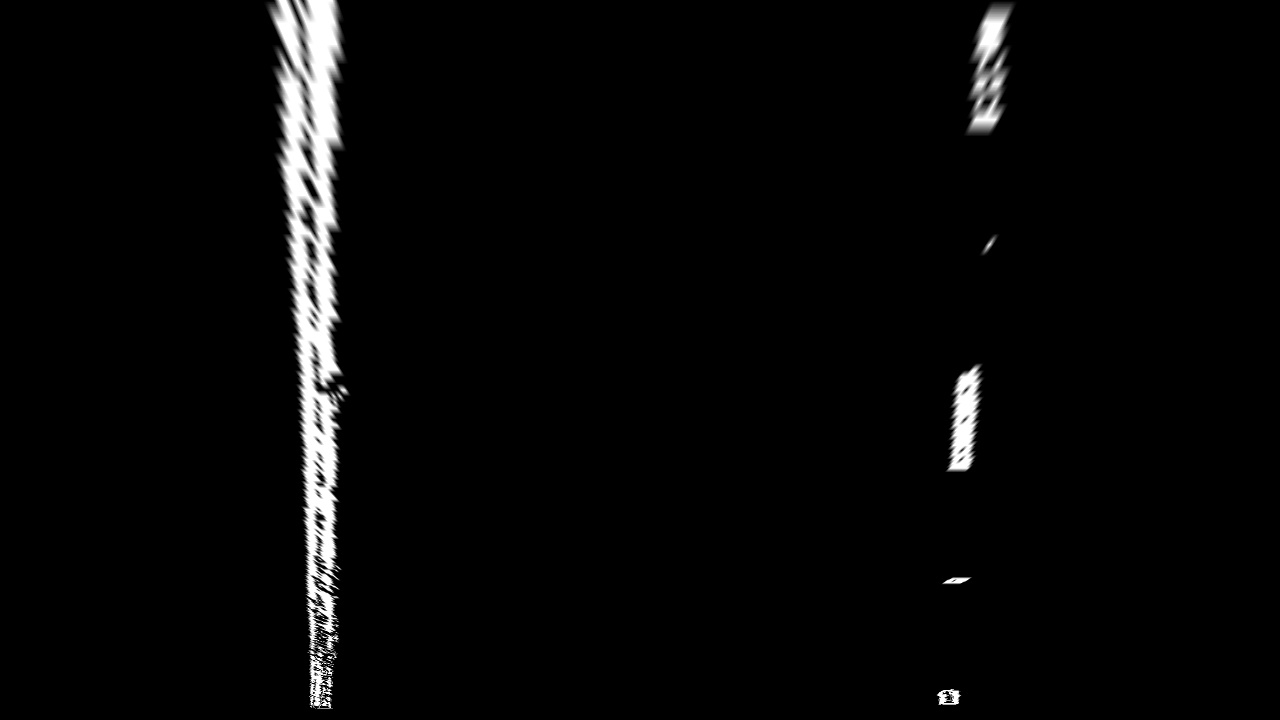
#> input picture Code/warped.jpg, 1280 x 720 px
$ python test_classes.py   (older library calls are emulated)
#> lines starting #> are read from the running program, lines starting #| are printed output that depends on the picture; after the words box and inside, x2 and y2 are one past the last pixel; in counts of white or black regions, pixels touching at a corner belong together
#> further down, t is the input picture: shape (720, 1280, 3); min 0, max 255, mean 7.4
### Code/LaneDetector.py
import numpy as np
import cv2
import matplotlib.pyplot as plt

class LaneDetector:
    def __init__(self,windows =9,margin = 100, minpix = 50):

        #Store coe-fficients of curev fit polynomials
        self.left_fit = None
        self.right_fit = None

        # Choose the number of sliding windows
        self.nwindows = windows
        # Set the width of the windows +/- margin
        self.margin = margin
        # Set minimum number of pixels found to recenter window
        self.minpix = minpix

        self.ym_per_pix = 30/720 # meters per pixel in y dimension
        self.xm_per_pix = 3.7/700 # meters per pixel in x dimension

    def detect(self,img):
        margin = self.margin
        minpix = self.minpix
        nwindows = self.nwindows
        # Assuming you have created a warped binary image
        # Take a histogram of the bottom half of the image
        histogram = np.sum(img[int(img.shape[0]/2):,:], axis=0)

        #Create an output image to draw on and  visualize the result
        out_img = np.dstack((img, img, img))*255

        # Find the peak of the left and right halves of the histogram
        # These will be the starting point for the left and right lines
        midpoint = np.int(histogram.shape[0]/2)
        leftx_base = np.argmax(histogram[:midpoint])
        rightx_base = np.argmax(histogram[midpoint:]) + midpoint

        # Set height of windows
        window_height = np.int(img.shape[0]/nwindows)

        # Identify the x and y positions of all nonzero pixels in the image
        nonzero = img.nonzero()
        nonzeroy = np.array(nonzero[0])
        nonzerox = np.array(nonzero[1])

        # Current positions to be updated for each window
        leftx_current = leftx_base
        rightx_current = rightx_base


        # Create empty lists to receive left and right lane pixel indices
        left_lane_inds = []
        right_lane_inds = []

        # Step through the windows one by one
        for window in range(nwindows):
            # Identify window boundaries in x and y (and right and left)
            #print("Margin:", margin)
            win_y_low = img.shape[0] - (window+1)*window_height
            win_y_high = img.shape[0] - window*window_height
            win_xleft_low = leftx_current - margin
            win_xleft_high = leftx_current + margin
            win_xright_low = rightx_current - margin
            win_xright_high = rightx_current + margin

            # Draw the windows on the visualization image
            cv2.rectangle(out_img,(win_xleft_low,win_y_low),(win_xleft_high,win_y_high),(0,255,0), 2)
            cv2.rectangle(out_img,(win_xright_low,win_y_low),(win_xright_high,win_y_high),(0,255,0), 2)

            # Identify the nonzero pixels in x and y within the window
            good_left_inds = ((nonzeroy >= win_y_low) & (nonzeroy < win_y_high) & (nonzerox >= win_xleft_low) & (nonzerox < win_xleft_high)).nonzero()[0]
            good_right_inds = ((nonzeroy >= win_y_low) & (nonzeroy < win_y_high) & (nonzerox >= win_xright_low) & (nonzerox < win_xright_high)).nonzero()[0]

            # Append these indices to the lists
            left_lane_inds.append(good_left_inds)
            right_lane_inds.append(good_right_inds)
            # If you found > minpix pixels, recenter next window on their mean position

            #Find center of these pixel group
            if len(good_left_inds) > minpix:
                leftx_current = np.int(np.mean(nonzerox[good_left_inds]))
            if len(good_right_inds) > minpix:
                rightx_current = np.int(np.mean(nonzerox[good_right_inds]))
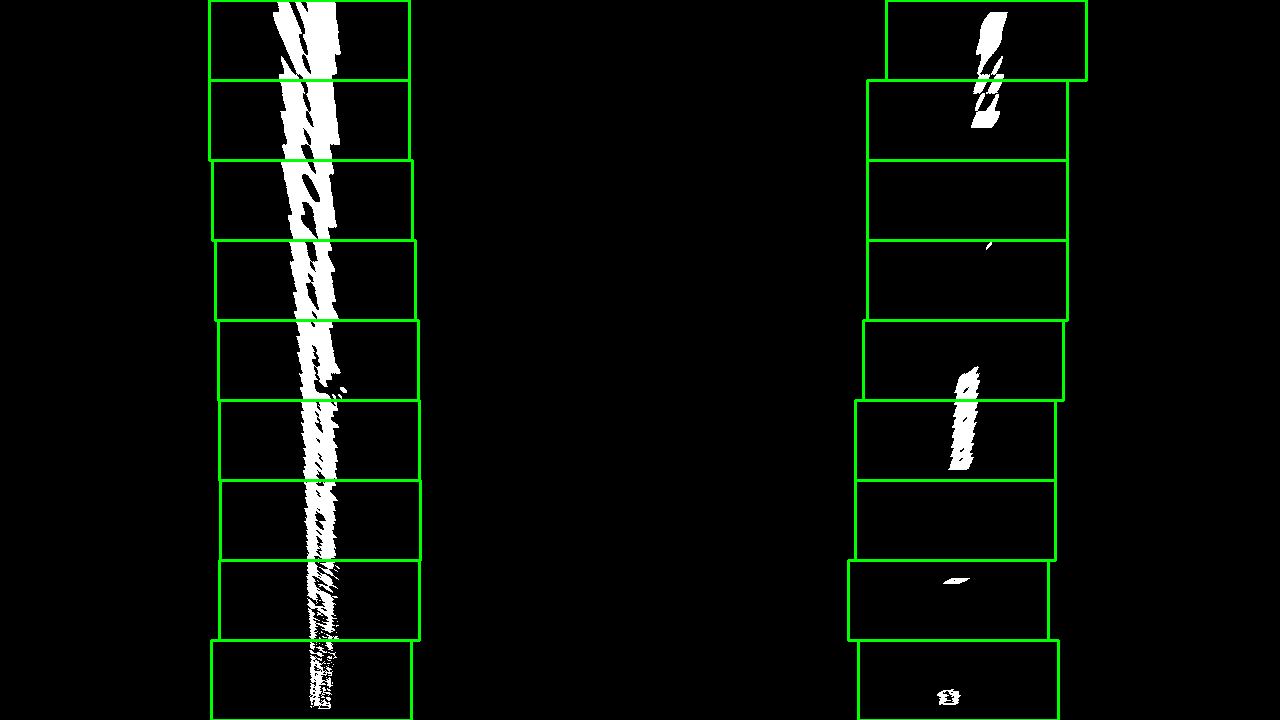
#> out_img: shape (720, 1280, 3); mean of channels 0, 1, 2 7.2, 12.6, 7.2; drawn as B, G, R

        # Concatenate the arrays of indices
        left_lane_inds = np.concatenate(left_lane_inds)
        right_lane_inds = np.concatenate(right_lane_inds)

        # Extract left and right line pixel positions
        leftx = nonzerox[left_lane_inds]
        lefty = nonzeroy[left_lane_inds]
        rightx = nonzerox[right_lane_inds]
        righty = nonzeroy[right_lane_inds]

        # Fit a second order polynomial to each
        left_fit = np.polyfit(lefty, leftx, 2)
#> left_fit = [-1.05e-06, 0.0242, 306.8]
        right_fit = np.polyfit(righty, rightx, 2)
#> right_fit = [1.56e-05, -0.0766, 993.9]

        #Store them in class object
        self.left_fit = left_fit
#> self.left_fit = [-1.05e-06, 0.0242, 306.8]
        self.right_fit = right_fit
#> self.right_fit = [1.56e-05, -0.0766, 993.9]
        #print(left_fit)

        return left_fit,right_fit

    # [38 lines left out: functions get_curvature, get_car_offset, not called in this run]

### Code/test_classes.py
# [19 lines of commented-out code are left out]

import cv2
import numpy as np
t=cv2.imread('warped.jpg')
img = cv2.cvtColor(t,cv2.COLOR_BGR2GRAY)
thresh_img = np.zeros_like(img)
thresh_img[img > 127] = 1

from LaneDetector import LaneDetector
laneDetector = LaneDetector()
print("Lane Detector Initiation Success")
left_fit,right_fit = laneDetector.detect(thresh_img)
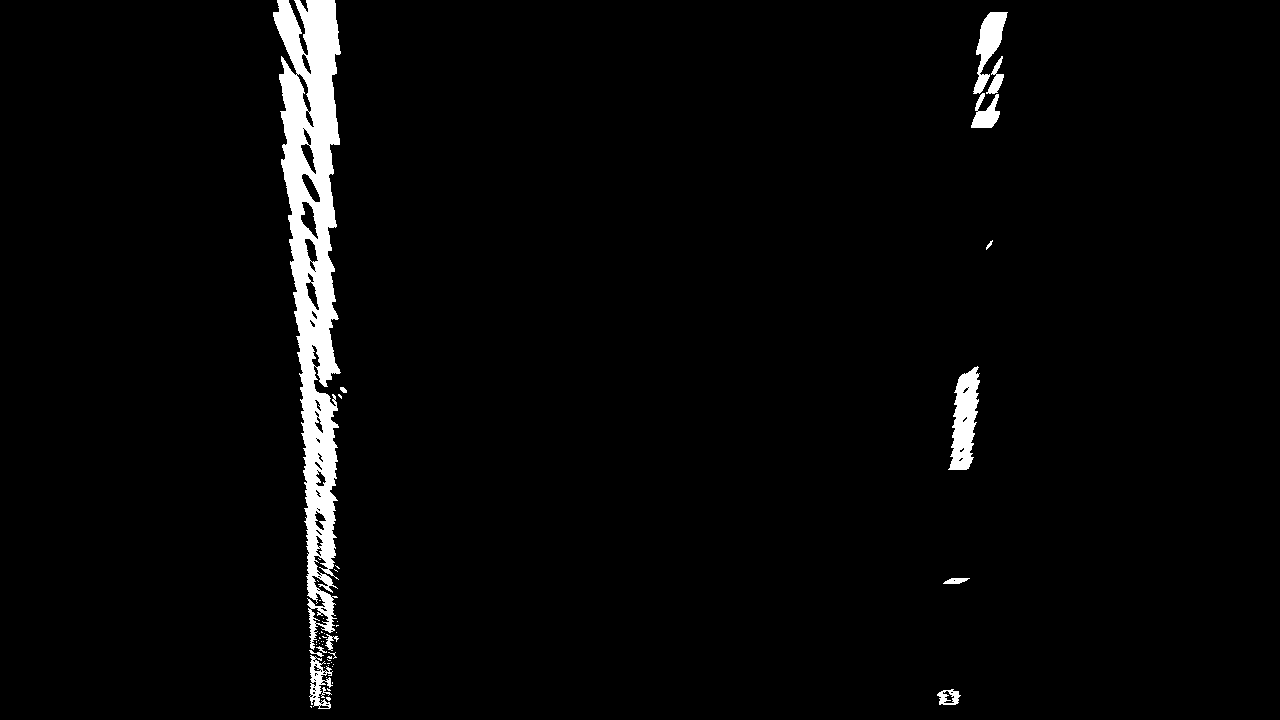
#> thresh_img: shape (720, 1280); values 0 (black) and 1 (white), 2.9% white; 50 white regions (36 under 20 px), largest, box (x1, y1, x2, y2) and area: (273, 0, 341, 650) 21576, (948, 366, 980, 470) 2006, (973, 12, 1008, 94) 1219
#> (the run stopped early here; a loop or call above may not have finished)
